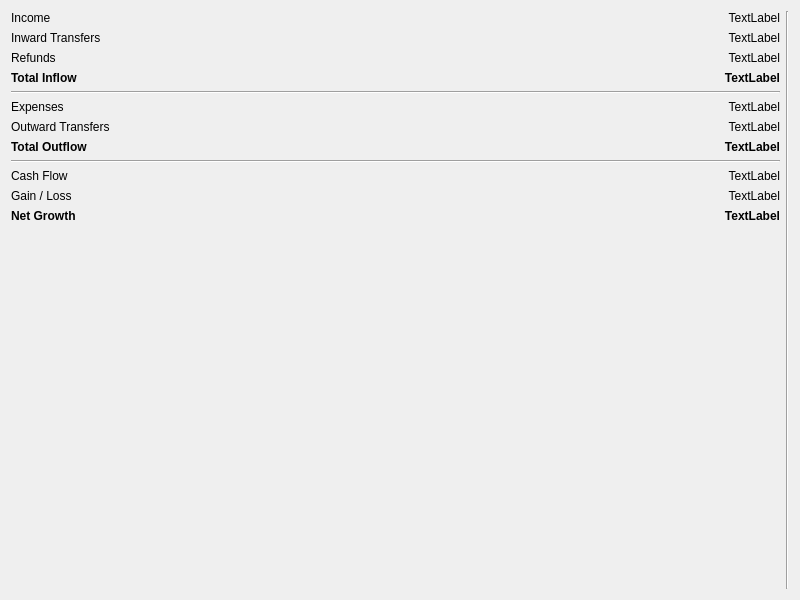
<?xml version="1.0" encoding="UTF-8"?>
<ui version="4.0">
 <class>CashFlowOverallReport</class>
 <widget class="QWidget" name="CashFlowOverallReport">
  <property name="windowModality">
   <enum>Qt::WindowModal</enum>
  </property>
  <property name="geometry">
   <rect>
    <x>0</x>
    <y>0</y>
    <width>800</width>
    <height>600</height>
   </rect>
  </property>
  <property name="windowTitle">
   <string>Cash Flow Report</string>
  </property>
  <property name="locale">
   <locale language="English" country="UnitedKingdom"/>
  </property>
  <layout class="QHBoxLayout" name="horizontalLayout">
   <item>
    <layout class="QVBoxLayout" name="verticalLayout">
     <item>
      <layout class="QFormLayout" name="inflowFormLayout">
       <item row="0" column="0">
        <widget class="QLabel" name="incomeLabel">
         <property name="text">
          <string>Income</string>
         </property>
        </widget>
       </item>
       <item row="0" column="1">
        <widget class="QLabel" name="incomeAmountLabel">
         <property name="text">
          <string>TextLabel</string>
         </property>
         <property name="alignment">
          <set>Qt::AlignRight|Qt::AlignTrailing|Qt::AlignVCenter</set>
         </property>
        </widget>
       </item>
       <item row="1" column="0">
        <widget class="QLabel" name="inwardTransfersLabel">
         <property name="text">
          <string>Inward Transfers</string>
         </property>
        </widget>
       </item>
       <item row="1" column="1">
        <widget class="QLabel" name="inwardTransfersAmountLabel">
         <property name="text">
          <string>TextLabel</string>
         </property>
         <property name="alignment">
          <set>Qt::AlignRight|Qt::AlignTrailing|Qt::AlignVCenter</set>
         </property>
        </widget>
       </item>
       <item row="2" column="0">
        <widget class="QLabel" name="refundsLabel">
         <property name="text">
          <string>Refunds</string>
         </property>
        </widget>
       </item>
       <item row="2" column="1">
        <widget class="QLabel" name="refundsAmountLabel">
         <property name="text">
          <string>TextLabel</string>
         </property>
         <property name="alignment">
          <set>Qt::AlignRight|Qt::AlignTrailing|Qt::AlignVCenter</set>
         </property>
        </widget>
       </item>
       <item row="3" column="0">
        <widget class="QLabel" name="inflowLabel">
         <property name="font">
          <font>
           <bold>true</bold>
           <underline>false</underline>
          </font>
         </property>
         <property name="text">
          <string>Total Inflow</string>
         </property>
         <property name="textFormat">
          <enum>Qt::AutoText</enum>
         </property>
        </widget>
       </item>
       <item row="3" column="1">
        <widget class="QLabel" name="inflowAmountLabel">
         <property name="font">
          <font>
           <bold>true</bold>
          </font>
         </property>
         <property name="text">
          <string>TextLabel</string>
         </property>
         <property name="alignment">
          <set>Qt::AlignRight|Qt::AlignTrailing|Qt::AlignVCenter</set>
         </property>
        </widget>
       </item>
      </layout>
     </item>
     <item>
      <widget class="Line" name="line_1">
       <property name="orientation">
        <enum>Qt::Horizontal</enum>
       </property>
      </widget>
     </item>
     <item>
      <layout class="QFormLayout" name="outflowFormLayout">
       <item row="0" column="0">
        <widget class="QLabel" name="expensesLabel">
         <property name="text">
          <string>Expenses</string>
         </property>
        </widget>
       </item>
       <item row="0" column="1">
        <widget class="QLabel" name="expensesAmountLabel">
         <property name="text">
          <string>TextLabel</string>
         </property>
         <property name="alignment">
          <set>Qt::AlignRight|Qt::AlignTrailing|Qt::AlignVCenter</set>
         </property>
        </widget>
       </item>
       <item row="1" column="0">
        <widget class="QLabel" name="outwardTransfersLabel">
         <property name="text">
          <string>Outward Transfers</string>
         </property>
        </widget>
       </item>
       <item row="1" column="1">
        <widget class="QLabel" name="outwardTransfersAmountLabel">
         <property name="text">
          <string>TextLabel</string>
         </property>
         <property name="alignment">
          <set>Qt::AlignRight|Qt::AlignTrailing|Qt::AlignVCenter</set>
         </property>
        </widget>
       </item>
       <item row="2" column="0">
        <widget class="QLabel" name="outflowLabel">
         <property name="font">
          <font>
           <bold>true</bold>
           <underline>false</underline>
          </font>
         </property>
         <property name="text">
          <string>Total Outflow</string>
         </property>
         <property name="textFormat">
          <enum>Qt::AutoText</enum>
         </property>
        </widget>
       </item>
       <item row="2" column="1">
        <widget class="QLabel" name="outflowAmountLabel">
         <property name="font">
          <font>
           <bold>true</bold>
          </font>
         </property>
         <property name="text">
          <string>TextLabel</string>
         </property>
         <property name="alignment">
          <set>Qt::AlignRight|Qt::AlignTrailing|Qt::AlignVCenter</set>
         </property>
        </widget>
       </item>
      </layout>
     </item>
     <item>
      <widget class="Line" name="line_2">
       <property name="orientation">
        <enum>Qt::Horizontal</enum>
       </property>
      </widget>
     </item>
     <item>
      <layout class="QFormLayout" name="gainLossFormLayout">
       <item row="0" column="0">
        <widget class="QLabel" name="cashFlowLabel">
         <property name="font">
          <font>
           <bold>false</bold>
           <underline>false</underline>
          </font>
         </property>
         <property name="toolTip">
          <string>&lt;html&gt;&lt;head/&gt;&lt;body&gt;&lt;p&gt;Cash Flow is the difference between Total Inflow and Total Outflow. It does not reflect any Currency exchange rate or Security price fluctuations.&lt;/p&gt;&lt;/body&gt;&lt;/html&gt;</string>
         </property>
         <property name="text">
          <string>Cash Flow</string>
         </property>
         <property name="textFormat">
          <enum>Qt::AutoText</enum>
         </property>
        </widget>
       </item>
       <item row="0" column="1">
        <widget class="QLabel" name="cashFlowAmountLabel">
         <property name="font">
          <font>
           <bold>false</bold>
          </font>
         </property>
         <property name="text">
          <string>TextLabel</string>
         </property>
         <property name="alignment">
          <set>Qt::AlignRight|Qt::AlignTrailing|Qt::AlignVCenter</set>
         </property>
        </widget>
       </item>
       <item row="1" column="0">
        <widget class="QLabel" name="gainLossLabel">
         <property name="font">
          <font>
           <bold>false</bold>
           <underline>false</underline>
          </font>
         </property>
         <property name="toolTip">
          <string>&lt;html&gt;&lt;head/&gt;&lt;body&gt;&lt;p&gt;Gain / Loss consists of the Currency exchange rate and Security price fluctuations.&lt;/p&gt;&lt;/body&gt;&lt;/html&gt;</string>
         </property>
         <property name="text">
          <string>Gain / Loss</string>
         </property>
         <property name="textFormat">
          <enum>Qt::AutoText</enum>
         </property>
        </widget>
       </item>
       <item row="1" column="1">
        <widget class="QLabel" name="gainLossAmountLabel">
         <property name="font">
          <font>
           <bold>false</bold>
          </font>
         </property>
         <property name="text">
          <string>TextLabel</string>
         </property>
         <property name="alignment">
          <set>Qt::AlignRight|Qt::AlignTrailing|Qt::AlignVCenter</set>
         </property>
        </widget>
       </item>
       <item row="2" column="0">
        <widget class="QLabel" name="netGrowthLabel">
         <property name="font">
          <font>
           <bold>true</bold>
          </font>
         </property>
         <property name="text">
          <string>Net Growth</string>
         </property>
        </widget>
       </item>
       <item row="2" column="1">
        <widget class="QLabel" name="netGrowthAmountLabel">
         <property name="font">
          <font>
           <bold>true</bold>
          </font>
         </property>
         <property name="text">
          <string>TextLabel</string>
         </property>
         <property name="alignment">
          <set>Qt::AlignRight|Qt::AlignTrailing|Qt::AlignVCenter</set>
         </property>
        </widget>
       </item>
      </layout>
     </item>
     <item>
      <spacer name="verticalSpacer">
       <property name="orientation">
        <enum>Qt::Vertical</enum>
       </property>
       <property name="sizeHint" stdset="0">
        <size>
         <width>20</width>
         <height>40</height>
        </size>
       </property>
      </spacer>
     </item>
    </layout>
   </item>
   <item>
    <widget class="Line" name="line">
     <property name="orientation">
      <enum>Qt::Vertical</enum>
     </property>
    </widget>
   </item>
  </layout>
 </widget>
 <resources/>
 <connections/>
</ui>
